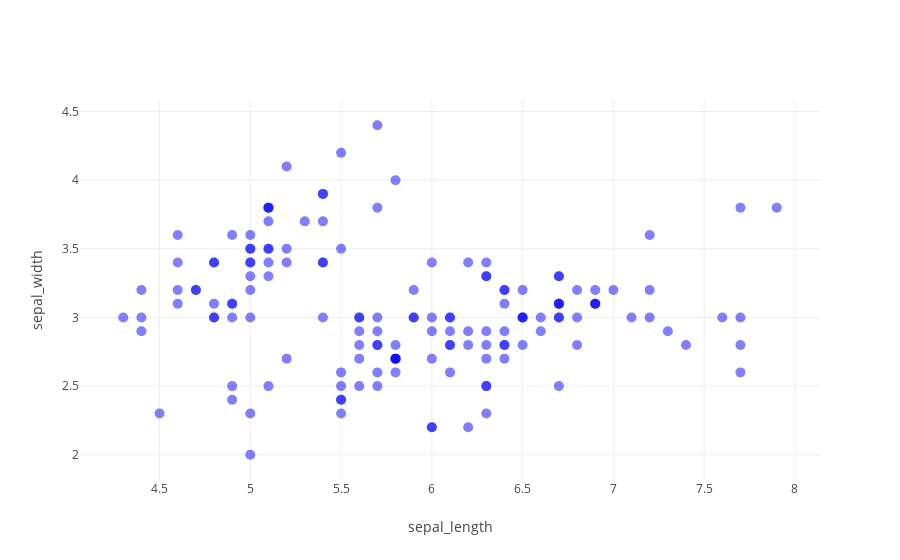

Notebook code for this chart:
### Code cell
x = iris['sepal_length']
y = iris['sepal_width']

display(HTML('<figcaption> Plotly graph </figcaption>'))

trace = go.Scatter(
    mode = 'markers',
    x = list(x),
    y = list(y),
    marker = dict(size = marker_size, 
                  color = 'blue',
                 opacity = 0.5)
)

data = [trace]
layout = go.Layout(
    xaxis = dict(title = 'sepal_length'),
    yaxis = dict(title = 'sepal_width')
)

fig = dict(data = data,
             layout = layout);
plotly.offline.iplot(fig);

### Figure 1 — Plotly figure (JSON) as saved in the notebook; plotly's stock layout.template omitted (floating-point values rounded to 4 significant figures; data arrays with more than 128 entries replaced by an {"elided": "..."} marker saying what was removed)
{"data": [{"marker": {"color": "blue", "opacity": 0.5, "size": 10}, "mode": "markers", "type": "scatter", "uid": "8c5ed99a-8fa1-450f-9b7a-748dab92d132", "x": {"elided": "150 float values"}, "y": {"elided": "150 float values"}}], "layout": {"xaxis": {"title": {"text": "sepal_length"}}, "yaxis": {"title": {"text": "sepal_width"}}}}
